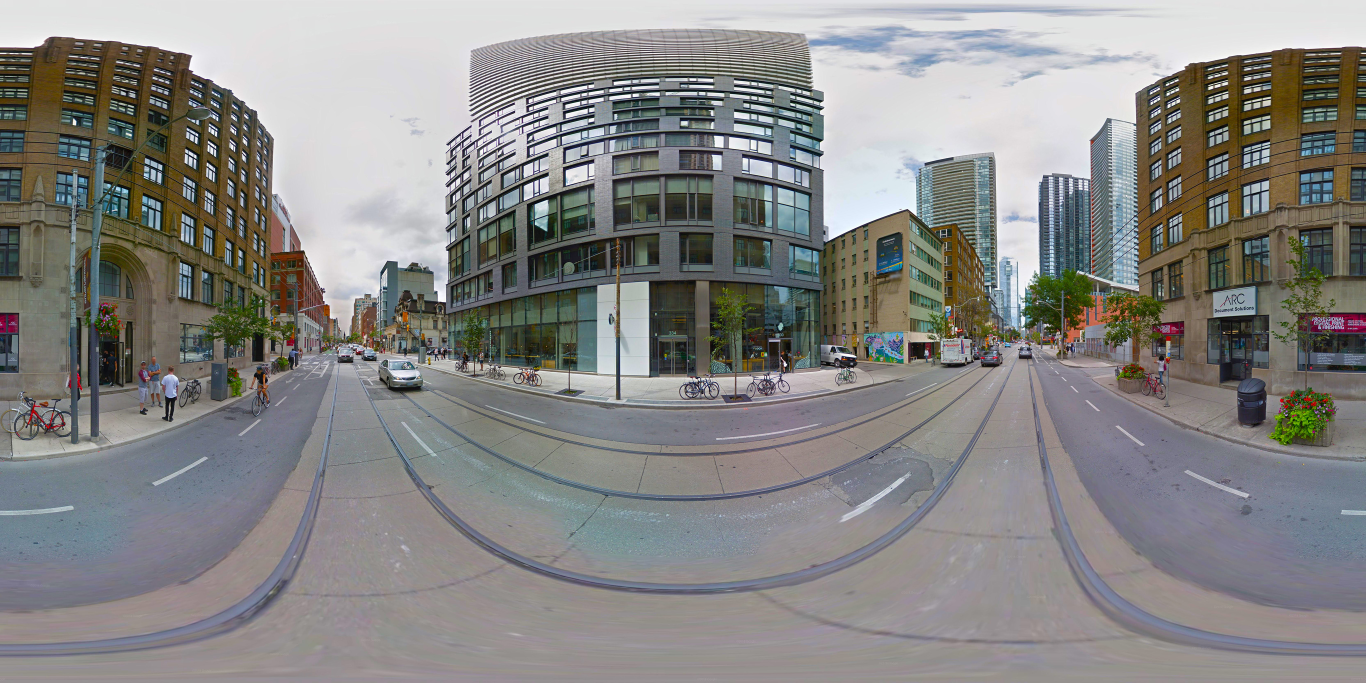
#> input picture Scripts/Tiling/Street360Picture.jpg, 4096 x 2048 px (shown at 1/3 size)
$ jupyter execute --allow-errors TilingIterations1to5.ipynb   (shell and % lines are left out)   (older library calls are emulated)
#> lines starting #> are read from the running program, lines starting #| are printed output that depends on the picture
Iteration 1

[cell 1]
from google.colab import files
from IPython.display import Image

#Importing the image from your files
uploaded = files.upload()
#> the answer given: Street360Picture.jpg

img_name = list(uploaded.keys())[0]
display(Image(filename=img_name))

import numpy as np
import matplotlib.pyplot as plt
from IPython.display import Image

from PIL import Image as PILImage

img_name = "Ocean360Picture.jpg"

#> (the rest of this cell did not finish here and is left out)

Iteration 2

[cell 2]
# ======================================
# 360° ERP Image → Spherical Projection Pipeline
# Steps 1–5
# ======================================

# STEP 1: Add and display image

# from google.colab import files

from IPython.display import Image as ColabImage
import matplotlib.pyplot as plt
import numpy as np
import cv2

# Upload ERP image (e.g., Ocean360Picture.jpg)

# uploaded = files.upload()
# filename = list(uploaded.keys())[0]
# ColabImage(filename)

filename = "Ocean360Picture.jpg"
#> filename = 'Ocean360Picture.jpg'

# Read image in RGB format
erp = cv2.imread(filename)
#> (the rest of this cell did not finish here and is left out)

Iteration 3

[cell 3]
# ======================================
# 360° ERP Image → Spherical Projection Pipeline
# Steps 1–5
# ======================================

# STEP 1: Add and display image

# from google.colab import files

from IPython.display import Image as ColabImage
import matplotlib.pyplot as plt
import numpy as np
import cv2
import math

# Upload ERP image (e.g., Ocean360Picture.jpg)

# uploaded = files.upload()
# filename = list(uploaded.keys())[0]
# ColabImage(filename)

filename = "Street360Picture.jpg"

# Read image in RGB format
erp = cv2.imread(filename)
#> erp is the input picture: shape (2048, 4096, 3); mean B, G, R 132.7, 134.3, 135
erp = cv2.cvtColor(erp, cv2.COLOR_BGR2RGB)
H, W, _ = erp.shape
#> H = 2048; W = 4096

print(f"Height is {H}, and width is {W}")
#| Height is 2048, and width is 4096

plt.figure(figsize=(10,5))
#> (this line was passed over: IPython is not available in this run)
plt.imshow(erp)
#> (this line was passed over: IPython is not available in this run)
plt.title("Step 1: Original ERP (Equirectangular Projection) Image")
#> (this line was passed over: IPython is not available in this run)
plt.axis("off")
#> (this line was passed over: IPython is not available in this run)
plt.show()

# Unlike simply slicing a rectangular region from the original ERP image, which causes distortion
# (especially near the poles), this method defines each tile directly on the sphere using uniform
# latitude and longitude steps.
#
# It also differs from a forward approach where each ERP pixel is projected to the sphere and
# then back to ERP for each tile, which is more complex and can leave gaps.
#
# Here, each tile pixel is reverse-mapped to fractional coordinates in the original ERP image and
# sampled using interpolation. This ensures angular uniformity, reduces distortion, and produces
# rectified tiles that accurately represent the spherical surface.

widthDegree = 20
heightDegree = 20

num_lon_tiles = int(360 / widthDegree)  # 18
num_lat_tiles = int(180 / heightDegree)  # 9

# we first decide on our tile width and derive height from it

tileWidth = int(round(W / num_lon_tiles))
#> tileWidth = 228
tileHeight = int(round(H / num_lat_tiles))
#> tileHeight = 228

# tileWidth = int(W / num_lon_tiles)
# tileHeight = int(round((H/W * tileWidth)))

print(f"Wdith will be {tileWidth}, height will be {tileHeight}")
#| Wdith will be 228, height will be 228

# this will be the array of new tiles, where instead of each element being a list of pixels, its the actual image. same indices though
finalTiles = [[None for _ in range(num_lon_tiles)] for _ in range(num_lat_tiles)]

# === Step 5: Loop over each tile (lat × lon grid) ===
for lat_i in range(num_lat_tiles):
    # Latitude boundaries for this tile
    lat_max = 90.0 - lat_i * heightDegree    # top edge (starts from +90° at north pole)
    lat_min = lat_max - heightDegree         # bottom edge, go a single step down

    # this returns an array of specific latitude values, where length of array equals tileHeight. Basically, for each
    # pixel, we get the corresponding lattitude.
    lat_vals = np.linspace(lat_max, lat_min, tileHeight)

    # now, loop through each longitude (horizontally). Now can actually access each tile
    for lon_j in range(num_lon_tiles):

        # Longitude boundaries for this tile
        lon_min = lon_j * widthDegree - 180.0
        # to get max, go one stepi n this direction
        lon_max = lon_min + widthDegree

        # Uniform sampling horizontally: left to right. For each pixel, we get the corresponding longitude
        lon_vals = np.linspace(lon_min, lon_max, tileWidth)

        # === Step 7: Convert lat/lon → ERP pixel coordinates. Note these will be fractions. You're basically sampling parts of the sphere and projecting them, rather than
        # projecting the original pixels.
        # erp_x and erp_y as 1D vectors
        erp_x_vec = (lon_vals + 180.0) / 360.0 * (W - 1)   # shape: (tileWidth,)
        erp_y_vec = (90.0 - lat_vals) / 180.0 * (H - 1)    # shape: (tileHeight,)

        # broadcast to 2D arrays on the fly. We need to do this basically because cv2.remap expects a 2D matrix for each map, which is used for say
        # non rectangular tilling or sampling where map_x and map_y aren't of the same dimesnion, so kinda non uniform sampling. However since we do
        # do it uniformly, we can keep it a vector up until the point we pass it into our model. It's basically expecting a matrix where say for map_x,
        # map_x[i][j] is at horizontal pixel x and veftical pixel j, what's the longitude. Or after beign converted, what's the fracitonal decimal point  corresponging
        # to that longitude in the original image. Same idea with map_y

        # np.tile repeats the vector into multiple rows. So copies current row tileHeight times.

        # np.repeat changes it so that each value in the inner vector is the same, but now each row has a different number
        # from the other rows. By repeating across axis 1, means we repeat each inner vector
        map_x = np.tile(erp_x_vec, (tileHeight, 1)).astype(np.float32)  # (tileHeight, tileWidth)
        map_y = np.repeat(erp_y_vec[:, np.newaxis], tileWidth, axis=1).astype(np.float32)

        # Each output pixel tile_img[i,j] samples the original ERP at coordinates (map_x[i,j], map_y[i,j]).
        # map_x and map_y are floating-point, so remap uses interpolation to compute the pixel value.
        # BORDER_WRAP ensures horizontal wrapping at longitude ±180°, preserving continuity in 360° images.

        tile_img = cv2.remap(
            erp, map_x, map_y,
            interpolation=cv2.INTER_LINEAR,
            borderMode=cv2.BORDER_WRAP
        )

        # Save this tile
        finalTiles[lat_i][lon_j] = tile_img
#> after the loop, finalTiles = 9 items

        # [8 lines of commented-out code are left out]

rows_combined = []
for lat_i in range(num_lat_tiles):
    # Stack all longitude tiles in this latitude row
    row_tiles = finalTiles[lat_i]
    row_img = np.hstack(row_tiles)
    rows_combined.append(row_img)
#> this loop made 9 passes
#> pass 1, `row_img = np.hstack(row_tiles)`:
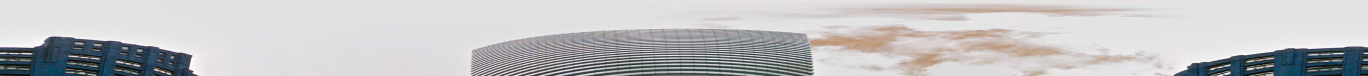
#> row_img: shape (228, 4104, 3) (shown at 1/3 size); mean of channels 0, 1, 2 194.9, 194, 194; drawn as B, G, R
#> pass 2, `row_img = np.hstack(row_tiles)`:
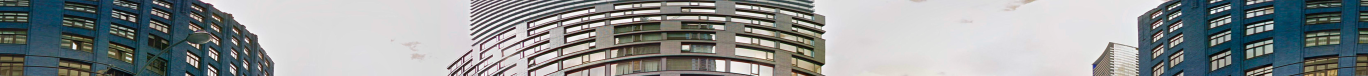
#> row_img: shape (228, 4104, 3) (shown at 1/3 size); mean of channels 0, 1, 2 148.2, 147.6, 142.6; drawn as B, G, R
#> pass 3, `row_img = np.hstack(row_tiles)`:
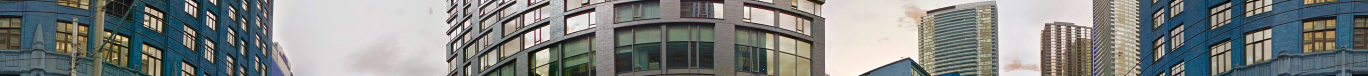
#> row_img: shape (228, 4104, 3) (shown at 1/3 size); mean of channels 0, 1, 2 129.9, 131.6, 127.1; drawn as B, G, R
#> after the loop, rows_combined = 9 items

# Stack all latitude rows vertically (north → south)
erp_reconstructed = np.vstack(rows_combined)
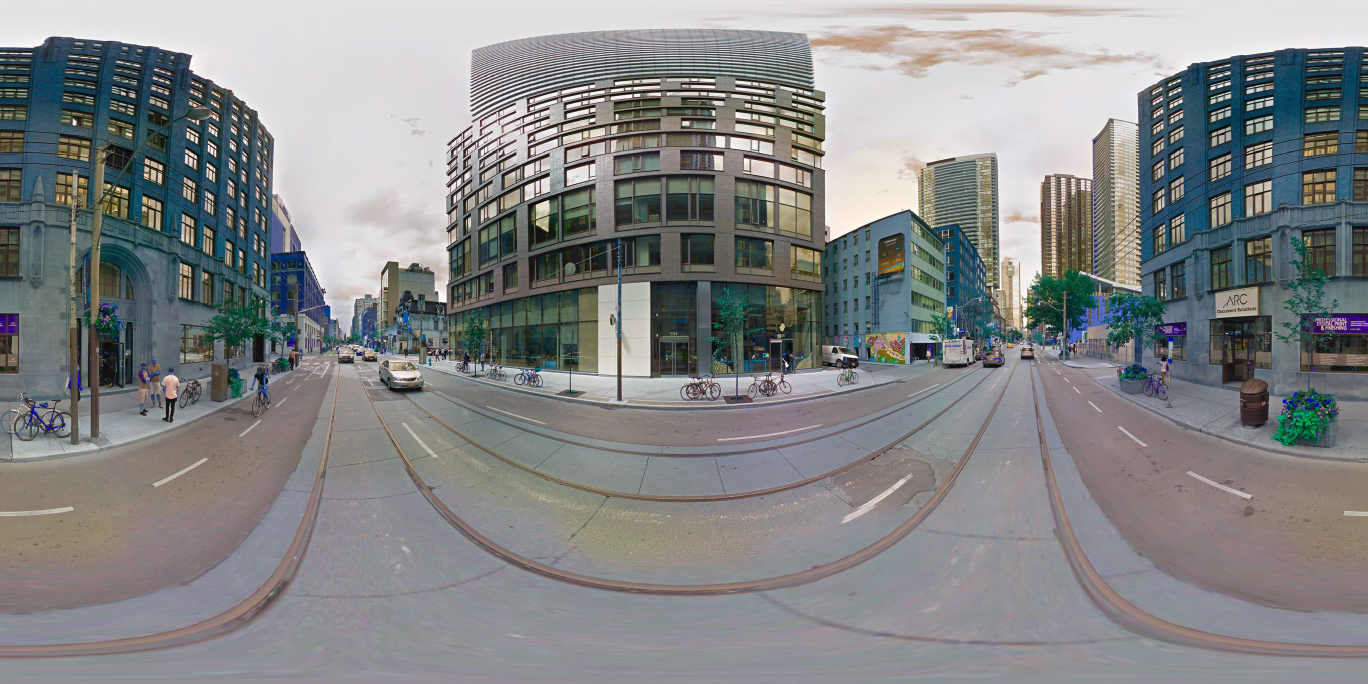
#> erp_reconstructed: shape (2052, 4104, 3) (shown at 1/3 size); mean of channels 0, 1, 2 135, 134.3, 132.7; drawn as B, G, R

print("Reconstructed ERP shape:", erp_reconstructed.shape)
#| Reconstructed ERP shape: (2052, 4104, 3)

plt.figure(figsize=(12, 6))
#> (this line was passed over: IPython is not available in this run)
plt.imshow(erp_reconstructed)
#> (this line was passed over: IPython is not available in this run)
plt.title("Reconstructed ERP from 20°×20° rectified tiles")
#> (this line was passed over: IPython is not available in this run)
plt.axis("off")

plt.figure(figsize=(12,6))
plt.imshow(erp)
plt.title("Step 1: Original ERP (Equirectangular Projection) Image")
plt.axis("off")
plt.show()


longNum = 41
latNum = 4

plt.figure(figsize=(12, 6))
plt.imshow(finalTiles[latNum][longNum])
plt.title("Reconstructed Tile")
plt.axis("off")

ogImage = np.array(erp)

plt.figure(figsize=(12, 6))
plt.imshow(ogImage[latNum*tileHeight:latNum*tileHeight + tileHeight, longNum*tileWidth:longNum*tileWidth + tileWidth])
plt.title("Original Tile")
plt.axis("off")

$ run again, with Datasets/OZOaN_5ymrc/OZOaN_5ymrc_0001.jpg copied over Scripts/Tiling/Street360Picture.jpg
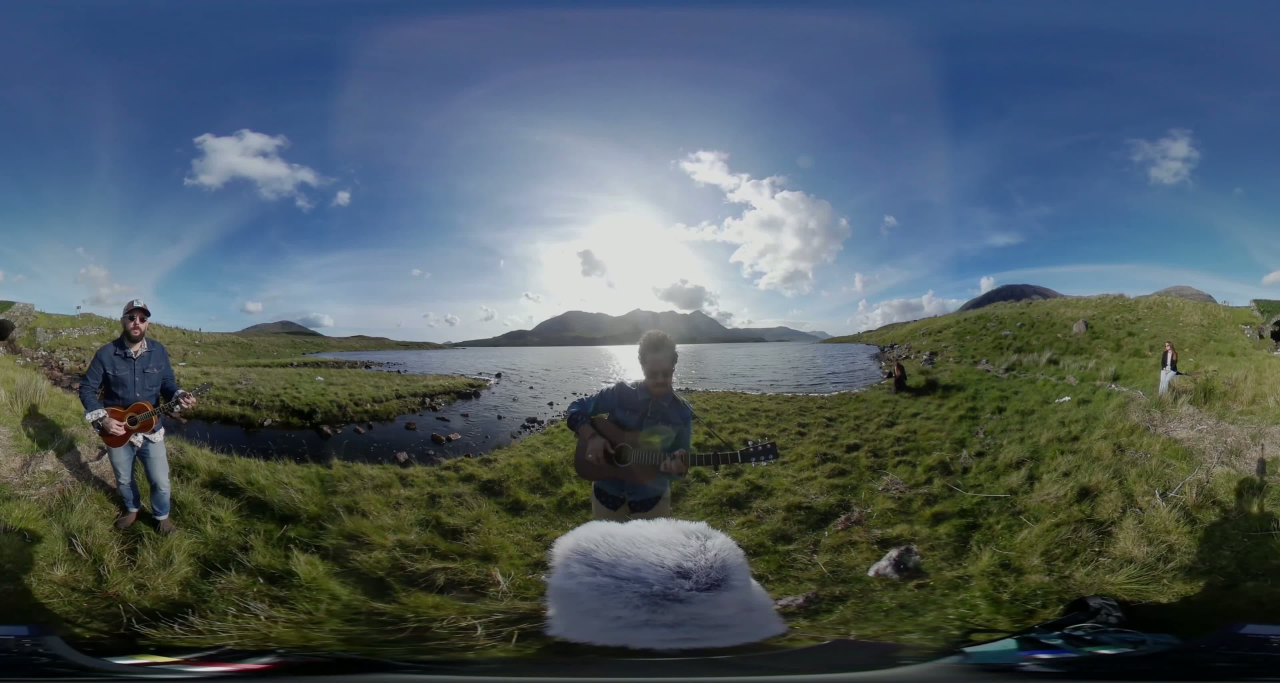
#> input picture Datasets/OZOaN_5ymrc/OZOaN_5ymrc_0001.jpg, 3840 x 2048 px (shown at 1/3 size)
#> filename = 'Ocean360Picture.jpg'
#> erp is the input picture: shape (2048, 3840, 3); mean B, G, R 98.3, 91.8, 78.7
#| Height is 2048, and width is 3840
#| Wdith will be 213, height will be 228
#> after the loop `for lat_i in range(num_lat_tiles):`: finalTiles = 9 items
#> the loop `for lat_i in range(num_lat_tiles):` made 9 passes
#> pass 1, `row_img = np.hstack(row_tiles)`:
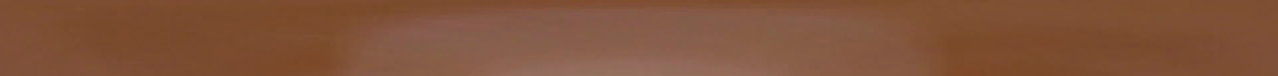
#> row_img: shape (228, 3834, 3) (shown at 1/3 size); mean of channels 0, 1, 2 58, 83.4, 129.2; drawn as B, G, R
#> `erp_reconstructed = np.vstack(rows_combined)`:
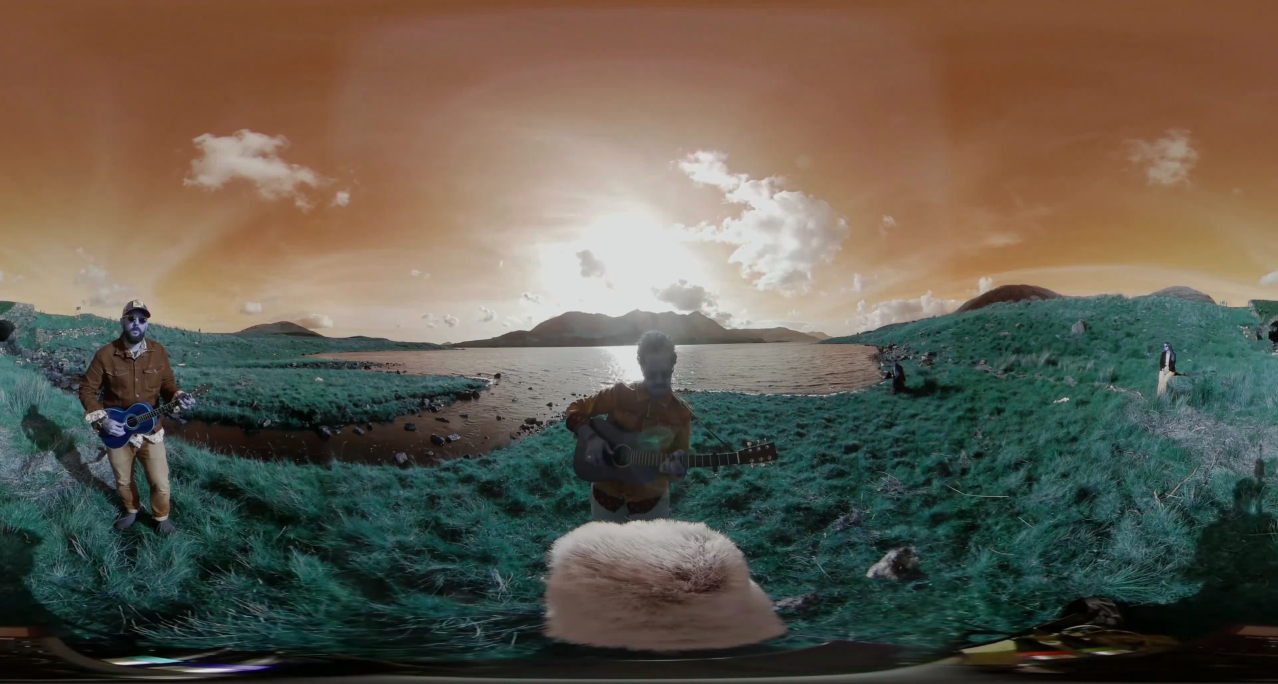
#> erp_reconstructed: shape (2052, 3834, 3) (shown at 1/3 size); mean of channels 0, 1, 2 78.7, 91.9, 98.3; drawn as B, G, R
#| Reconstructed ERP shape: (2052, 3834, 3)
